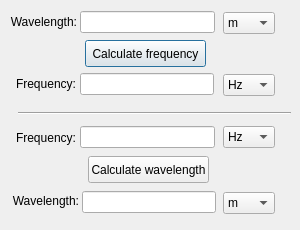
<?xml version="1.0" encoding="UTF-8"?>
<ui version="4.0">
 <class>Dialog</class>
 <widget class="QDialog" name="Dialog">
  <property name="windowModality">
   <enum>Qt::NonModal</enum>
  </property>
  <property name="geometry">
   <rect>
    <x>0</x>
    <y>0</y>
    <width>300</width>
    <height>230</height>
   </rect>
  </property>
  <property name="sizePolicy">
   <sizepolicy hsizetype="Fixed" vsizetype="Fixed">
    <horstretch>0</horstretch>
    <verstretch>0</verstretch>
   </sizepolicy>
  </property>
  <property name="minimumSize">
   <size>
    <width>300</width>
    <height>230</height>
   </size>
  </property>
  <property name="maximumSize">
   <size>
    <width>300</width>
    <height>230</height>
   </size>
  </property>
  <property name="baseSize">
   <size>
    <width>0</width>
    <height>0</height>
   </size>
  </property>
  <property name="font">
   <font>
    <family>Segoe UI</family>
   </font>
  </property>
  <property name="windowTitle">
   <string>Wave-Freq Converter</string>
  </property>
  <property name="windowIcon">
   <iconset>
    <normaloff>Icon_SystemLabDesigner.bmp</normaloff>Icon_SystemLabDesigner.bmp</iconset>
  </property>
  <property name="modal">
   <bool>false</bool>
  </property>
  <widget class="QComboBox" name="waveUnitsEnter">
   <property name="geometry">
    <rect>
     <x>223</x>
     <y>12</y>
     <width>52</width>
     <height>22</height>
    </rect>
   </property>
   <property name="editable">
    <bool>false</bool>
   </property>
   <property name="currentText">
    <string>m</string>
   </property>
   <property name="currentIndex">
    <number>0</number>
   </property>
   <property name="maxVisibleItems">
    <number>4</number>
   </property>
   <item>
    <property name="text">
     <string>m</string>
    </property>
   </item>
   <item>
    <property name="text">
     <string>um</string>
    </property>
   </item>
   <item>
    <property name="text">
     <string>nm</string>
    </property>
   </item>
  </widget>
  <widget class="QLineEdit" name="waveEnter">
   <property name="geometry">
    <rect>
     <x>80</x>
     <y>11</y>
     <width>135</width>
     <height>22</height>
    </rect>
   </property>
  </widget>
  <widget class="QLabel" name="label_4">
   <property name="geometry">
    <rect>
     <x>8</x>
     <y>73</y>
     <width>68</width>
     <height>21</height>
    </rect>
   </property>
   <property name="layoutDirection">
    <enum>Qt::RightToLeft</enum>
   </property>
   <property name="text">
    <string>Frequency:</string>
   </property>
   <property name="alignment">
    <set>Qt::AlignRight|Qt::AlignTrailing|Qt::AlignVCenter</set>
   </property>
  </widget>
  <widget class="QLabel" name="label_6">
   <property name="geometry">
    <rect>
     <x>8</x>
     <y>11</y>
     <width>69</width>
     <height>21</height>
    </rect>
   </property>
   <property name="layoutDirection">
    <enum>Qt::RightToLeft</enum>
   </property>
   <property name="text">
    <string>Wavelength:</string>
   </property>
   <property name="alignment">
    <set>Qt::AlignRight|Qt::AlignTrailing|Qt::AlignVCenter</set>
   </property>
  </widget>
  <widget class="QLineEdit" name="freqResult">
   <property name="geometry">
    <rect>
     <x>80</x>
     <y>73</y>
     <width>134</width>
     <height>22</height>
    </rect>
   </property>
   <property name="readOnly">
    <bool>true</bool>
   </property>
  </widget>
  <widget class="QComboBox" name="freqUnitsResult">
   <property name="geometry">
    <rect>
     <x>223</x>
     <y>74</y>
     <width>52</width>
     <height>22</height>
    </rect>
   </property>
   <property name="editable">
    <bool>false</bool>
   </property>
   <property name="currentText">
    <string>Hz</string>
   </property>
   <property name="currentIndex">
    <number>0</number>
   </property>
   <property name="maxVisibleItems">
    <number>4</number>
   </property>
   <item>
    <property name="text">
     <string>Hz</string>
    </property>
   </item>
   <item>
    <property name="text">
     <string>kHz</string>
    </property>
   </item>
   <item>
    <property name="text">
     <string>MHz</string>
    </property>
   </item>
   <item>
    <property name="text">
     <string>GHz</string>
    </property>
   </item>
   <item>
    <property name="text">
     <string>THz</string>
    </property>
   </item>
  </widget>
  <widget class="QPushButton" name="button_CalculateFreq">
   <property name="geometry">
    <rect>
     <x>85</x>
     <y>40</y>
     <width>121</width>
     <height>27</height>
    </rect>
   </property>
   <property name="text">
    <string>Calculate frequency</string>
   </property>
  </widget>
  <widget class="QPushButton" name="button_CalculateWave">
   <property name="geometry">
    <rect>
     <x>88</x>
     <y>156</y>
     <width>121</width>
     <height>27</height>
    </rect>
   </property>
   <property name="text">
    <string>Calculate wavelength</string>
   </property>
  </widget>
  <widget class="QLabel" name="label_5">
   <property name="geometry">
    <rect>
     <x>8</x>
     <y>127</y>
     <width>68</width>
     <height>21</height>
    </rect>
   </property>
   <property name="layoutDirection">
    <enum>Qt::RightToLeft</enum>
   </property>
   <property name="text">
    <string>Frequency:</string>
   </property>
   <property name="alignment">
    <set>Qt::AlignRight|Qt::AlignTrailing|Qt::AlignVCenter</set>
   </property>
  </widget>
  <widget class="QLabel" name="label_7">
   <property name="geometry">
    <rect>
     <x>10</x>
     <y>190</y>
     <width>69</width>
     <height>21</height>
    </rect>
   </property>
   <property name="layoutDirection">
    <enum>Qt::RightToLeft</enum>
   </property>
   <property name="text">
    <string>Wavelength:</string>
   </property>
   <property name="alignment">
    <set>Qt::AlignRight|Qt::AlignTrailing|Qt::AlignVCenter</set>
   </property>
  </widget>
  <widget class="Line" name="line">
   <property name="geometry">
    <rect>
     <x>18</x>
     <y>105</y>
     <width>273</width>
     <height>16</height>
    </rect>
   </property>
   <property name="orientation">
    <enum>Qt::Horizontal</enum>
   </property>
  </widget>
  <widget class="QLineEdit" name="freqEnter">
   <property name="geometry">
    <rect>
     <x>80</x>
     <y>126</y>
     <width>135</width>
     <height>22</height>
    </rect>
   </property>
  </widget>
  <widget class="QComboBox" name="freqUnitsEnter">
   <property name="geometry">
    <rect>
     <x>223</x>
     <y>126</y>
     <width>52</width>
     <height>22</height>
    </rect>
   </property>
   <property name="editable">
    <bool>false</bool>
   </property>
   <property name="currentText">
    <string>Hz</string>
   </property>
   <property name="currentIndex">
    <number>0</number>
   </property>
   <property name="maxVisibleItems">
    <number>4</number>
   </property>
   <item>
    <property name="text">
     <string>Hz</string>
    </property>
   </item>
   <item>
    <property name="text">
     <string>kHz</string>
    </property>
   </item>
   <item>
    <property name="text">
     <string>MHz</string>
    </property>
   </item>
   <item>
    <property name="text">
     <string>GHz</string>
    </property>
   </item>
   <item>
    <property name="text">
     <string>THz</string>
    </property>
   </item>
  </widget>
  <widget class="QLineEdit" name="waveResult">
   <property name="geometry">
    <rect>
     <x>82</x>
     <y>191</y>
     <width>134</width>
     <height>22</height>
    </rect>
   </property>
   <property name="readOnly">
    <bool>true</bool>
   </property>
  </widget>
  <widget class="QComboBox" name="waveUnitsResult">
   <property name="geometry">
    <rect>
     <x>223</x>
     <y>192</y>
     <width>52</width>
     <height>22</height>
    </rect>
   </property>
   <property name="editable">
    <bool>false</bool>
   </property>
   <property name="currentText">
    <string>m</string>
   </property>
   <property name="currentIndex">
    <number>0</number>
   </property>
   <property name="maxVisibleItems">
    <number>4</number>
   </property>
   <item>
    <property name="text">
     <string>m</string>
    </property>
   </item>
   <item>
    <property name="text">
     <string>um</string>
    </property>
   </item>
   <item>
    <property name="text">
     <string>nm</string>
    </property>
   </item>
  </widget>
 </widget>
 <resources/>
 <connections/>
</ui>
